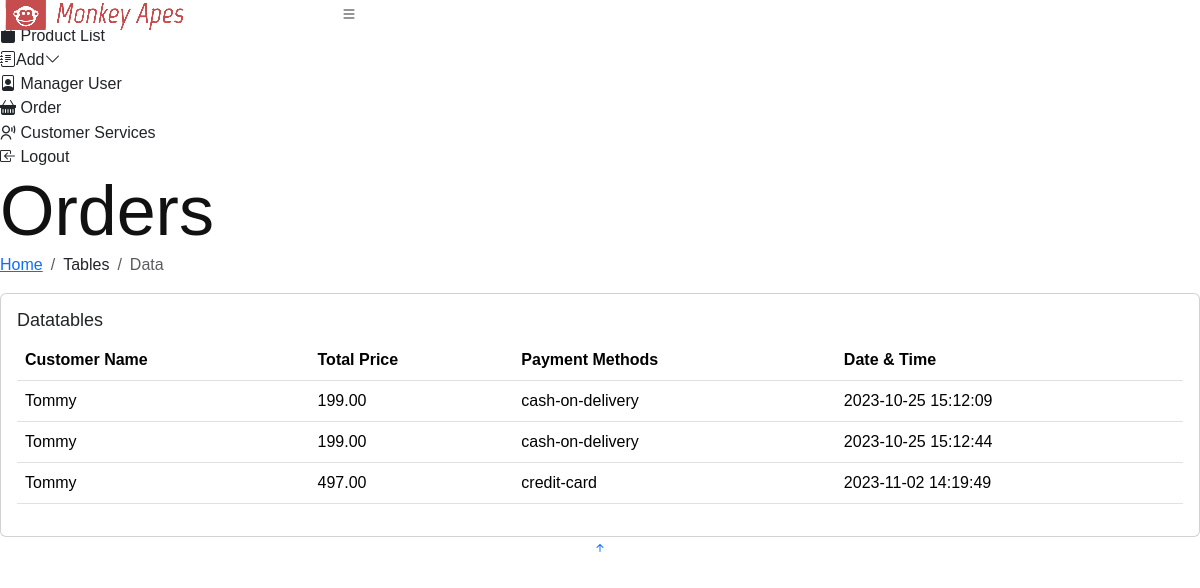
The page /admin/orders.php on the database its author committed.
### tables this page shows
CREATE TABLE `checkout` (
  `checkout_id` int(11) NOT NULL,
  `user` int(11) NOT NULL,
  `payment_cart` int(11) NOT NULL,
  `total_price` decimal(10,2) NOT NULL,
  `payment_method` varchar(255) NOT NULL,
  `date` datetime NOT NULL
);

CREATE TABLE `user` (
  `cust_id` int(11) NOT NULL,
  `username` varchar(255) NOT NULL,
  `email` varchar(255) NOT NULL,
  `password` varchar(255) NOT NULL,
  `gender` enum('male','female') NOT NULL,
  `dob` date DEFAULT NULL,
  `address` varchar(255) DEFAULT NULL,
  `registration_date` date DEFAULT NULL,
  `reset_token` varchar(255) DEFAULT NULL
);

### admin/orders.php (the view, shortened to what this page needs)
<!DOCTYPE html>
<html lang="en">
<head>
  <link href="assets/vendor/bootstrap/css/bootstrap.min.css" rel="stylesheet">
  <link href="assets/vendor/bootstrap-icons/bootstrap-icons.css" rel="stylesheet">
  <link href="assets/vendor/boxicons/css/boxicons.min.css" rel="stylesheet">
  <link href="assets/vendor/quill/quill.snow.css" rel="stylesheet">
  <link href="assets/vendor/quill/quill.bubble.css" rel="stylesheet">
  <link href="assets/vendor/remixicon/remixicon.css" rel="stylesheet">
  <link href="assets/vendor/simple-datatables/style.css" rel="stylesheet">
  <link href="assets/css/style.css" rel="stylesheet">
</head>
<body>
<?php
  include "admin-header.php";
  include("connect.php");
    ?>
  <main id="main" class="main">
    <div class="pagetitle">
      <h1>Orders</h1>
      <nav>
        <ol class="breadcrumb">
          <li class="breadcrumb-item"><a href="index.php">Home</a></li>
          <li class="breadcrumb-item">Tables</li>
          <li class="breadcrumb-item active">Data</li>
        </ol>
      </nav>
    </div>
    <section class="section">
      <div class="row">
        <div class="col-lg-12">
          <div class="card">
            <div class="card-body">
              <h5 class="card-title">Datatables</h5>
              <table class="table datatable">
                <thead>
                  <tr>
                    <th scope="col">Customer Name</th>
                    <th scope="col">Total Price</th>
                    <th scope="col">Payment Methods</th>
                    <th scope="col">Date & Time</th>
                  </tr>
                </thead>
                <tbody>
                <?php
                  $result = mysqli_query($db, "SELECT checkout_id, user.username, payment_cart, total_price, payment_method, date FROM checkout JOIN user ON checkout.user = user.cust_id");
                  while ($row = mysqli_fetch_assoc($result)) {
                    echo "<tr>";
                    echo "<td>{$row['username']}</td>";
                    echo "<td>{$row['total_price']}</td>";
                    echo "<td>{$row['payment_method']}</td>";
                    echo "<td>{$row['date']}</td>";
                    echo "</tr>";
                  }
                ?>
                </tbody>
              </table>
            </div>
          </div>
        </div>
      </div>
    </section>
  </main>
  <a href="#" class="back-to-top d-flex align-items-center justify-content-center"><i
      class="bi bi-arrow-up-short"></i></a>
</body>
</html>

### css/style.css (style rules this page uses)
html, body { height: 100%; font-family: "Nunito Sans", sans-serif; -webkit-font-smoothing: antialiased; }
h1, h2, h3, h4, h5, h6 { margin: 0; color: #111111; font-weight: 400; font-family: "Nunito Sans", sans-serif; }
h1 { font-size: 70px; }
h5 { font-size: 18px; }
ul, ol { padding: 0; margin: 0; }

### rows shown on the page
checkout: user.username "Tommy", total_price "199.00", payment_method "cash-on-delivery", date "2023-10-25 15:12:09"
checkout: user.username "Tommy", total_price "199.00", payment_method "cash-on-delivery", date "2023-10-25 15:12:44"
checkout: user.username "Tommy", total_price "497.00", payment_method "credit-card", date "2023-11-02 14:19:49"
